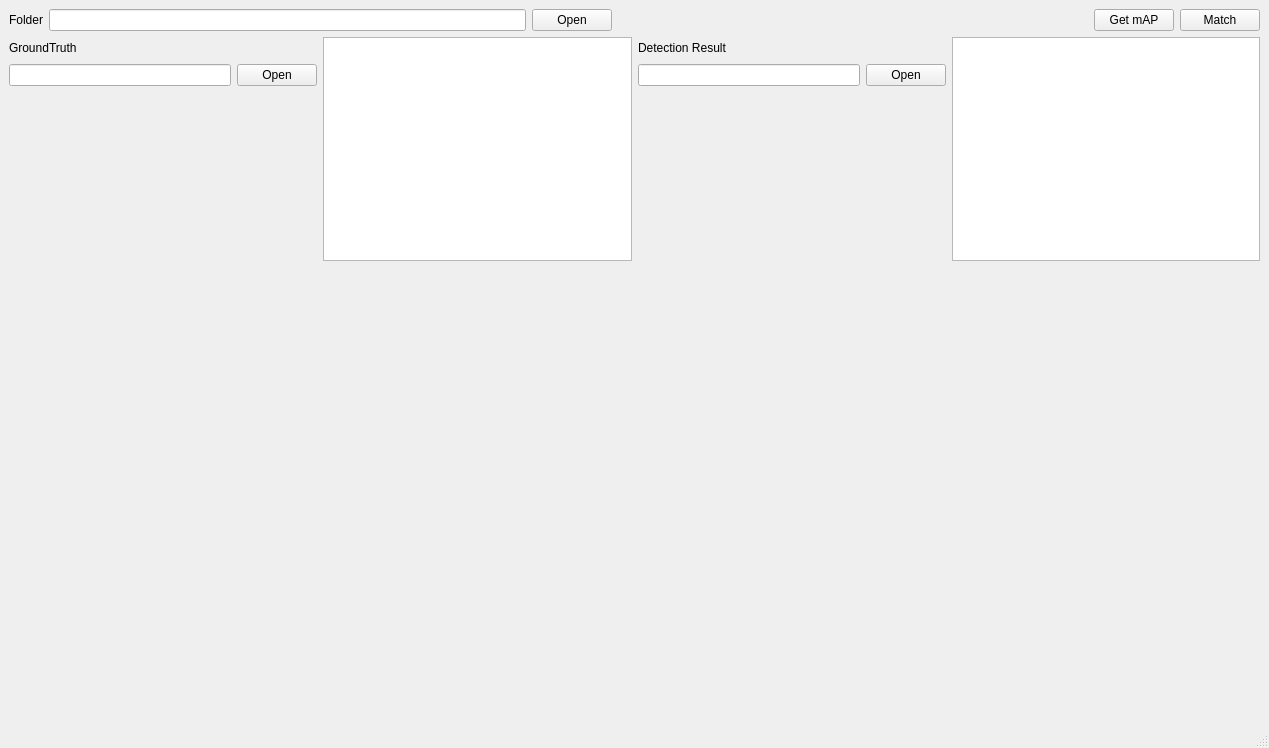
<?xml version="1.0" encoding="UTF-8"?>
<ui version="4.0">
 <class>MainWindow</class>
 <widget class="QMainWindow" name="MainWindow">
  <property name="geometry">
   <rect>
    <x>0</x>
    <y>0</y>
    <width>1269</width>
    <height>748</height>
   </rect>
  </property>
  <property name="windowTitle">
   <string>MainWindow</string>
  </property>
  <widget class="QWidget" name="centralwidget">
   <layout class="QGridLayout" name="gridLayout_2">
    <item row="0" column="0">
     <layout class="QGridLayout" name="gridLayout" rowstretch="1,5,10">
      <item row="0" column="0">
       <layout class="QHBoxLayout" name="horizontalLayout_4">
        <item>
         <widget class="QLabel" name="lblFolder">
          <property name="text">
           <string>Folder</string>
          </property>
         </widget>
        </item>
        <item>
         <widget class="QLineEdit" name="edtFolder"/>
        </item>
        <item>
         <widget class="QPushButton" name="btnOpenFolder">
          <property name="text">
           <string>Open</string>
          </property>
         </widget>
        </item>
        <item>
         <spacer name="horizontalSpacer">
          <property name="orientation">
           <enum>Qt::Horizontal</enum>
          </property>
          <property name="sizeHint" stdset="0">
           <size>
            <width>40</width>
            <height>20</height>
           </size>
          </property>
         </spacer>
        </item>
        <item>
         <widget class="QPushButton" name="btnGetmAP">
          <property name="text">
           <string>Get mAP</string>
          </property>
         </widget>
        </item>
        <item>
         <widget class="QPushButton" name="btnMatch">
          <property name="text">
           <string>Match</string>
          </property>
         </widget>
        </item>
       </layout>
      </item>
      <item row="1" column="0">
       <layout class="QHBoxLayout" name="horizontalLayout_3">
        <item>
         <layout class="QVBoxLayout" name="verticalLayout_2" stretch="1,1,8">
          <item>
           <widget class="QLabel" name="label_4">
            <property name="text">
             <string>GroundTruth</string>
            </property>
           </widget>
          </item>
          <item>
           <layout class="QHBoxLayout" name="horizontalLayout">
            <item>
             <widget class="QLineEdit" name="edtGroundTruth"/>
            </item>
            <item>
             <widget class="QPushButton" name="btnOpenGroundTruth">
              <property name="text">
               <string>Open</string>
              </property>
             </widget>
            </item>
           </layout>
          </item>
          <item>
           <widget class="QLabel" name="lblGTMainView">
            <property name="text">
             <string/>
            </property>
            <property name="alignment">
             <set>Qt::AlignCenter</set>
            </property>
           </widget>
          </item>
         </layout>
        </item>
        <item>
         <widget class="QListWidget" name="lstGroundTruth"/>
        </item>
        <item>
         <layout class="QVBoxLayout" name="verticalLayout" stretch="1,1,8">
          <item>
           <widget class="QLabel" name="label_5">
            <property name="text">
             <string>Detection Result</string>
            </property>
           </widget>
          </item>
          <item>
           <layout class="QHBoxLayout" name="horizontalLayout_2">
            <item>
             <widget class="QLineEdit" name="edtDetectionResult"/>
            </item>
            <item>
             <widget class="QPushButton" name="btnOpenDetectionResult">
              <property name="text">
               <string>Open</string>
              </property>
             </widget>
            </item>
           </layout>
          </item>
          <item>
           <widget class="QLabel" name="lblDRMainView">
            <property name="text">
             <string/>
            </property>
            <property name="alignment">
             <set>Qt::AlignCenter</set>
            </property>
           </widget>
          </item>
         </layout>
        </item>
        <item>
         <widget class="QListWidget" name="lstDetectionResult"/>
        </item>
       </layout>
      </item>
      <item row="2" column="0">
       <layout class="QHBoxLayout" name="horizontalLayout_5">
        <item>
         <widget class="QLabel" name="lblGroundTruthView">
          <property name="minimumSize">
           <size>
            <width>600</width>
            <height>450</height>
           </size>
          </property>
          <property name="text">
           <string/>
          </property>
          <property name="alignment">
           <set>Qt::AlignCenter</set>
          </property>
         </widget>
        </item>
        <item>
         <widget class="QLabel" name="lblDetectionResultView">
          <property name="minimumSize">
           <size>
            <width>600</width>
            <height>450</height>
           </size>
          </property>
          <property name="text">
           <string/>
          </property>
          <property name="alignment">
           <set>Qt::AlignCenter</set>
          </property>
         </widget>
        </item>
       </layout>
      </item>
     </layout>
    </item>
   </layout>
  </widget>
  <widget class="QMenuBar" name="menubar">
   <property name="geometry">
    <rect>
     <x>0</x>
     <y>0</y>
     <width>1269</width>
     <height>21</height>
    </rect>
   </property>
  </widget>
  <widget class="QStatusBar" name="statusbar"/>
 </widget>
 <resources/>
 <connections/>
</ui>
